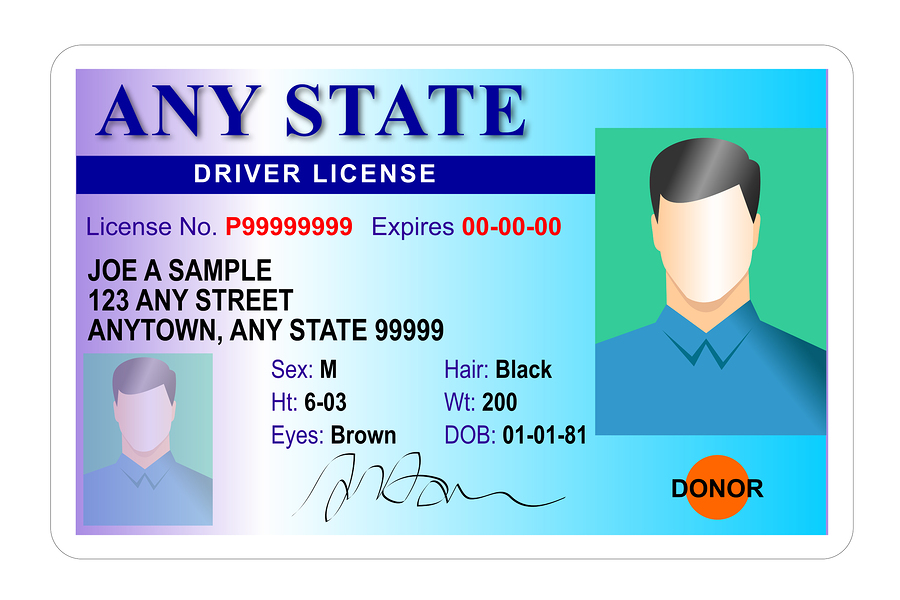
#> input picture files/drivers_license_1.jpg, 900 x 600 px, found by its file name
$ python image2textOCR.py
#> lines starting #> are read from the running program, lines starting #| are printed output that depends on the picture; after the words box and inside, x2 and y2 are one past the last pixel; in counts of white or black regions, pixels touching at a corner belong together
# Step 1: Install required libraries
# Run these commands in your terminal to install the required dependencies:
# pip install pytesseract pillow opencv-python-headless numpy

# Import necessary libraries
from PIL import Image
import pytesseract
import cv2
import numpy as np
import os

def enhance_image(image_path):
    # Load the image using OpenCV
    image = cv2.imread(image_path)
#> image is the input picture: shape (600, 900, 3); mean B, G, R 226.9, 210, 176.6

    # Convert to grayscale
    gray = cv2.cvtColor(image, cv2.COLOR_BGR2GRAY)
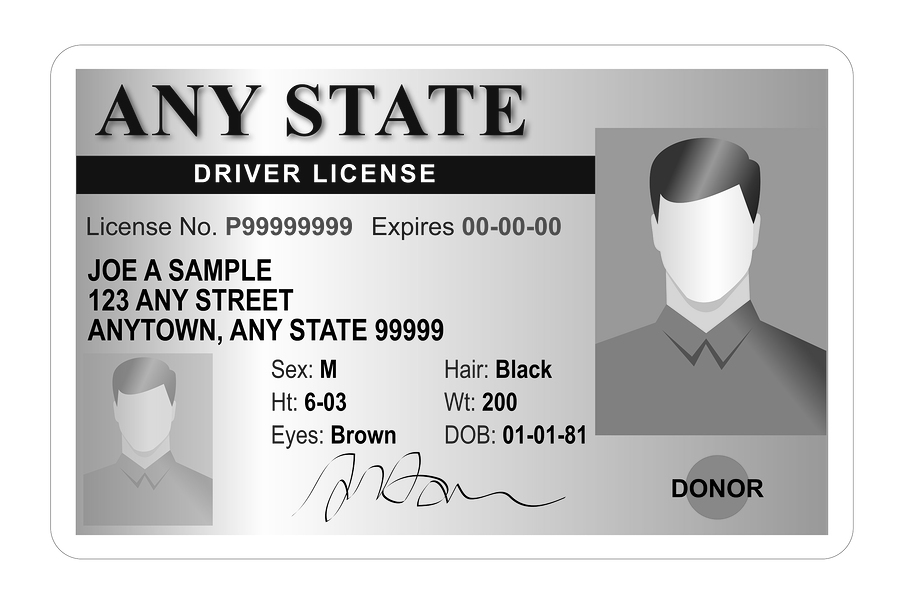
#> gray: shape (600, 900); min 0, max 255, mean 202

    # Apply GaussianBlur to reduce noise
    blurred = cv2.GaussianBlur(gray, (5, 5), 0)

    # Apply adaptive thresholding to improve contrast
    thresh = cv2.adaptiveThreshold(blurred, 255, cv2.ADAPTIVE_THRESH_GAUSSIAN_C, cv2.THRESH_BINARY, 11, 2)
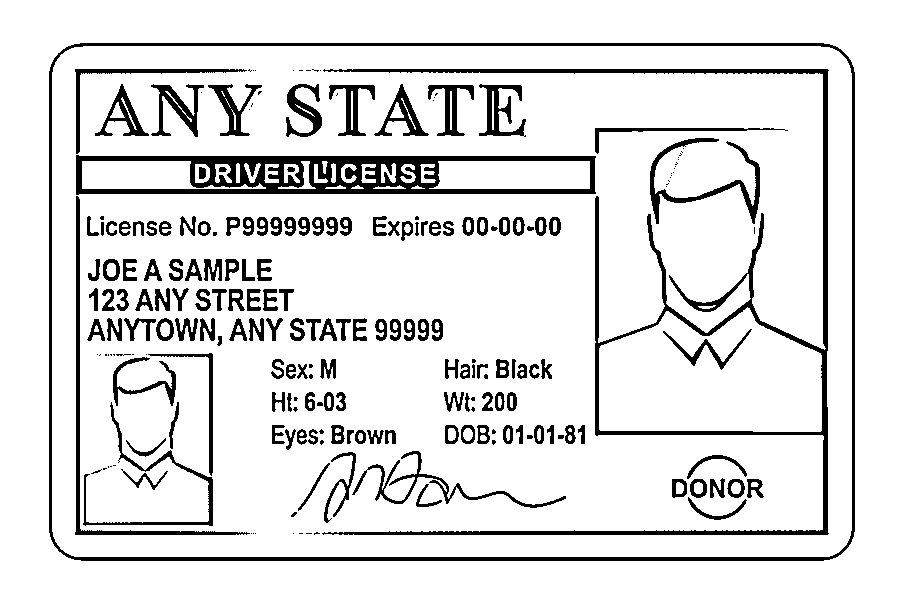
#> thresh: shape (600, 900); 88.2% white; 224 black regions (69 under 20 px), largest, box (x1, y1, x2, y2) and area: (322, 69, 829, 535) 10283, (76, 155, 596, 195) 9600, (49, 43, 855, 561) 8476

    # Apply morphological operations to improve character boundaries
    kernel = np.ones((2, 2), np.uint8)
    processed_image = cv2.morphologyEx(thresh, cv2.MORPH_CLOSE, kernel)
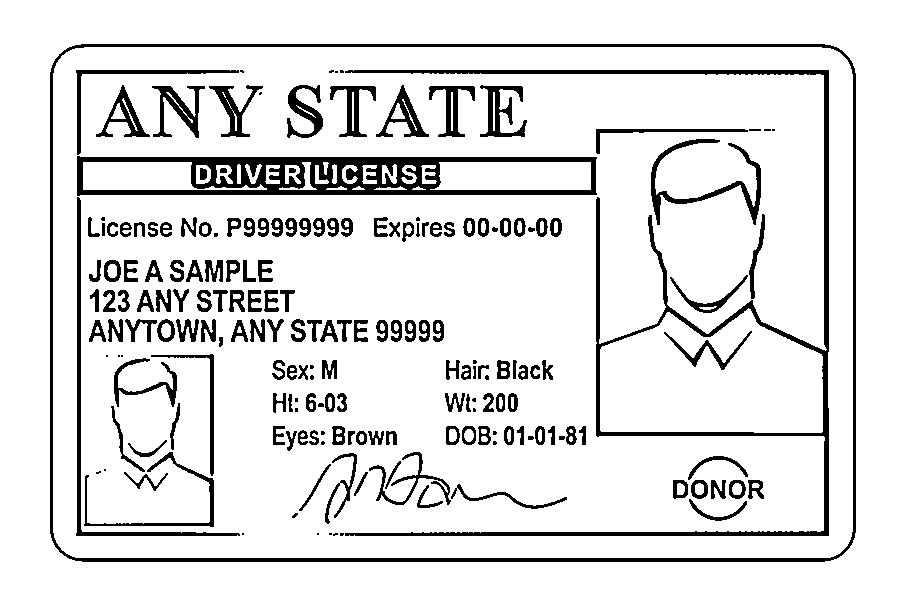
#> processed_image: shape (600, 900); 88.3% white; 195 black regions (33 under 20 px), largest, box (x1, y1, x2, y2) and area: (77, 156, 597, 196) 9597, (345, 70, 829, 536) 9341, (50, 44, 856, 562) 8476

    # Deskew the image
    coords = np.column_stack(np.where(processed_image > 0))
#> coords = 476850 pairs, first value 0 to 599, second value 0 to 899
    angle = cv2.minAreaRect(coords)[-1]
#> angle = -90
    if angle < -45:
        angle = -(90 + angle)
#> angle = 0
    else:
        angle = -angle
    (h, w) = processed_image.shape[:2]
#> h = 600; w = 900
    center = (w // 2, h // 2)
#> center = (450, 300)
    M = cv2.getRotationMatrix2D(center, angle, 1.0)
#> M = [[1, 0, 0], [0, 1, 0]]
    deskewed_image = cv2.warpAffine(processed_image, M, (w, h), flags=cv2.INTER_CUBIC, borderMode=cv2.BORDER_REPLICATE)

    return deskewed_image

def perform_ocr(image_path):

    try:

        enhanced_image = enhance_image(image_path)


        pil_image = Image.fromarray(enhanced_image)


#> (the run stopped early here; a loop or call above may not have finished)
